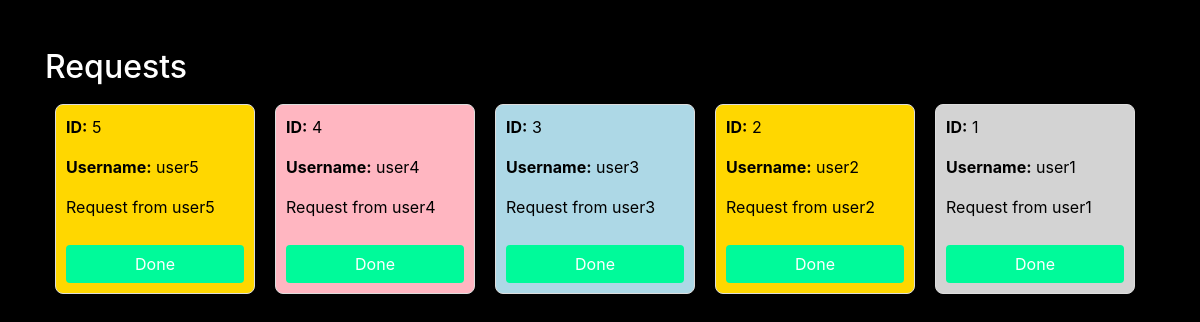
The page /adminpanel/requests.php on the database its author committed.
### tables this page shows
CREATE TABLE `requests` (
  `request_id` int(11) NOT NULL,
  `username` varchar(255) DEFAULT NULL,
  `request_text` text DEFAULT NULL
);

### adminpanel/requests.php (the view, shortened to what this page needs)
<?php
include_once "./config/dbconnect.php";
$sql = "SELECT request_id, username, request_text
        FROM requests
        ORDER BY request_id DESC";
$result = $conn->query($sql);
?>
<!DOCTYPE html>
<html lang="en">
<head>
    <link rel="stylesheet" href="https://stackpath.bootstrapcdn.com/bootstrap/4.3.1/css/bootstrap.min.css">
</head>
<body>
<div class="container mt-5">
    <h2>Requests</h2>
    <div class="card-container">
        <?php
        if ($result->num_rows > 0) {
            while ($row = $result->fetch_assoc()) {
                ?>
                <div class="card" data-request-id="<?= $row['request_id'] ?>">
                    <p><strong>ID:</strong> <?= $row['request_id'] ?></p>
                    <p><strong>Username:</strong> <?= $row['username'] ?></p>
                    <p><?= $row['request_text'] ?></p>
                    <button class="btn btn-done" onclick="completeRequest(<?= $row['request_id'] ?>)">Done</button>
                </div>
                <?php
            }
        } else {
            echo "<p>No requests found</p>";
        }
        ?>
    </div>
</div>
</body>
</html>

### adminpanel/requests.php (style rules this page uses)
body { background-color: #000; color: white; }
.card-container { display: flex; flex-wrap: wrap; }
.card { width: 200px; margin: 10px; padding: 10px; background-color: #ffd700; border: 1px solid #ddd; border-radius: 8px; color: black; }
.card:nth-child(2n) { background-color: #ffb6c1; }
.card:nth-child(3n) { background-color: #add8e6; }
.card:nth-child(4n) { background-color: #ffd700; }
.card:nth-child(5n) { background-color: #d3d3d3; }
.btn-done { background-color: #00fa9a; color: white; margin-top: 10px; }

### rows shown on the page
requests: request_id "5", username "user5", request_text "Request from user5"
requests: request_id "4", username "user4", request_text "Request from user4"
requests: request_id "3", username "user3", request_text "Request from user3"
requests: request_id "2", username "user2", request_text "Request from user2"
requests: request_id "1", username "user1", request_text "Request from user1"
